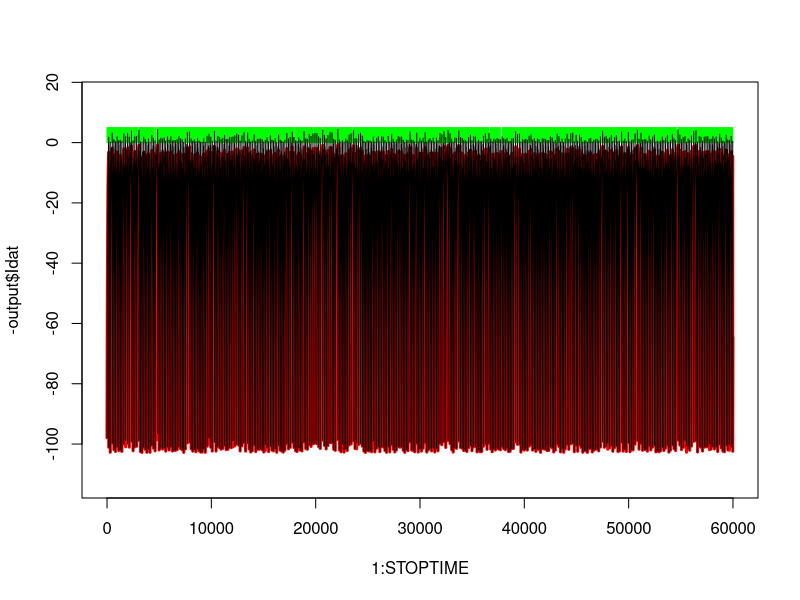
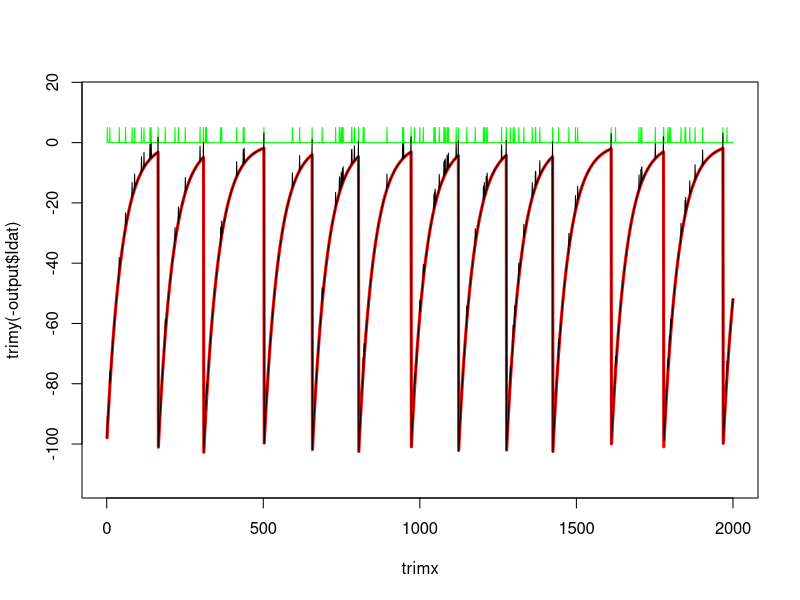
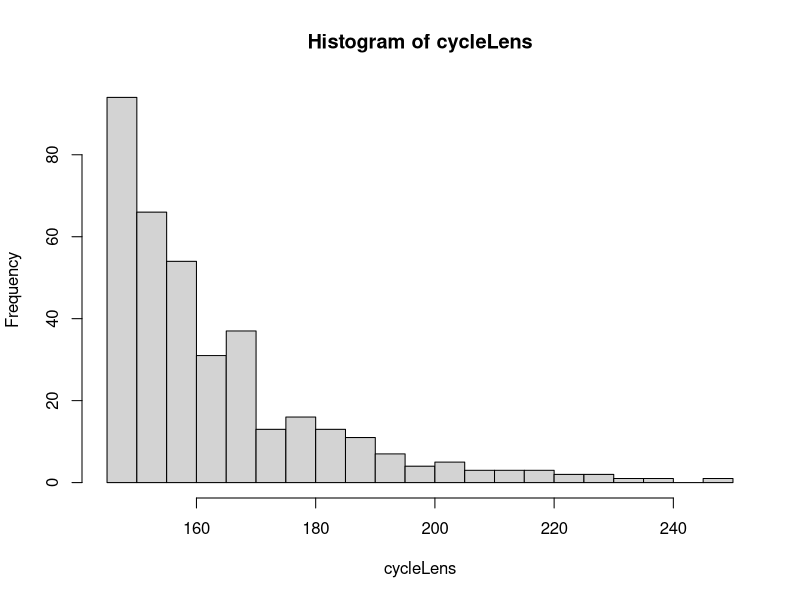
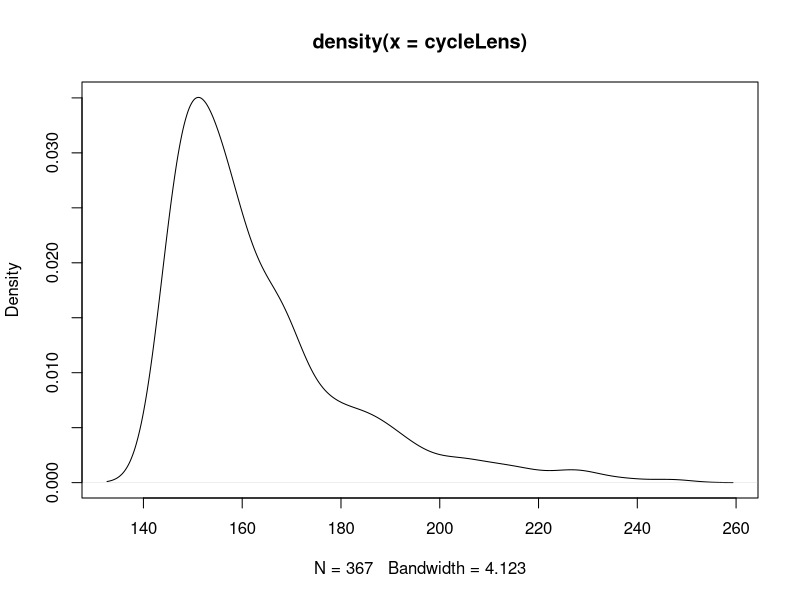
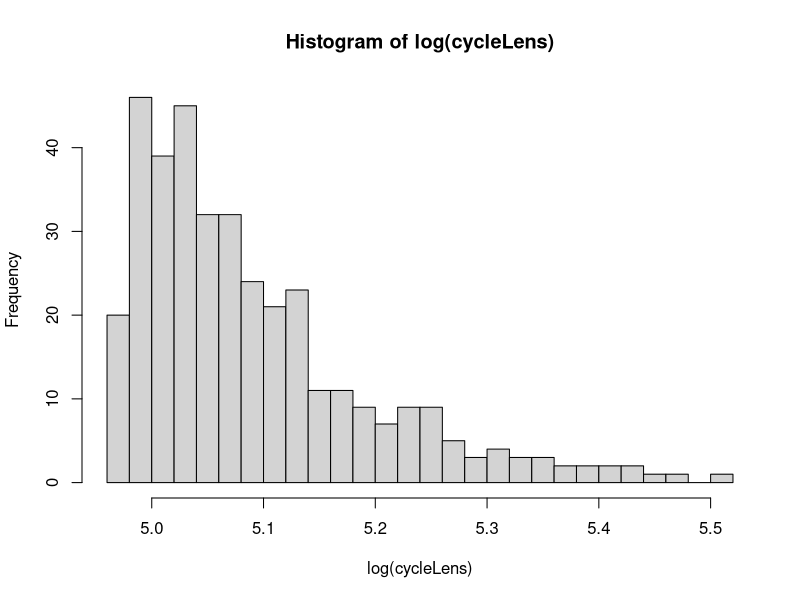
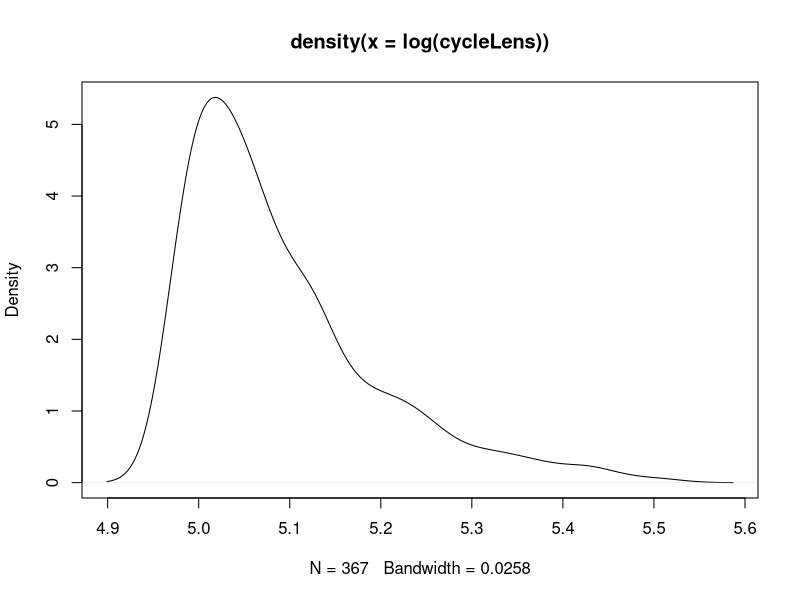
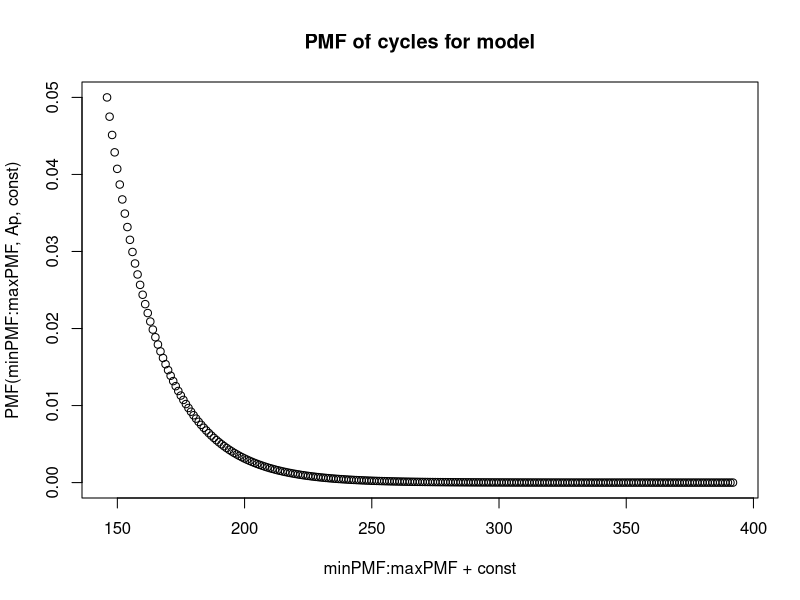
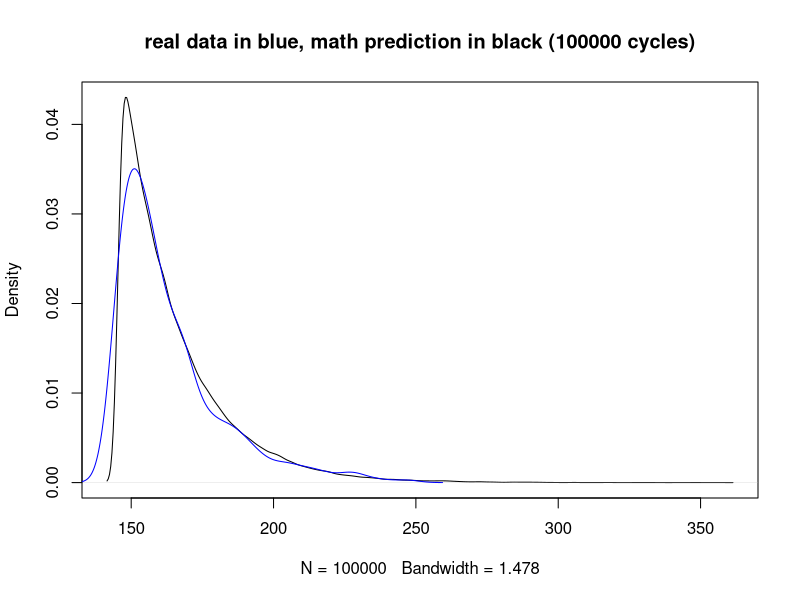

Generate these figures, in order, with R:
# Toy model of egg-laying dynamics
#
# Goal: 
#   Demonstrate that an exponentially decaying inhibitory signal +
#     stochastic short-lived activating signal can combine to yield
#     similar on-off dynamics as exhibited by the actual egg-laying
#     circuit.

# Interesting breakpoints
#   If Ad <= Ap*As, then A+I will accumulate over time
#   If Id is linear: Id/Is ~= rate of fire, !VERY SMALL! distortion from Ad
#       max distortion is ~= As/Id 
#           (e.g: +10 in a 1 per second regime = net 10-tick boost)
#           (this excludes double-fire leading to bigger boost rarely)
#   If Id is exp: ROF 100% depends on As, As~=10% converges towards linear


# dA/dt = At - 5 + (15 if rand(P(A)) else 0)
# dI/dt = decay(It, hl=33) + (100 if A-I>=0 else 0)
#
# As P(A) (probability of A being increased) goes -> 0, variance -> infinity
# As P(A) -> 1, variance -> 0
#
# If A is capped (only increase when =0), then maximum possible effect on linear model is:
#    As / (Is/Id) (step size in A / (step size in I / linear decay in I))
#    e.g: for As=10, Is=100, Id=1, max effect = 10%
#    
#



# half life is in seconds
decay <- function(conc, halflife, dt) {
    current <- conc * (1/2) ** (dt/halflife)
    return(current)
}

# removes 0's from a vector
killduds <- function(l) {
    return(unlist(lapply(l, function(x) {x[x!=0]})))
}


Is=100
As=5#10

Ihl=33

Id=1
Ad=5

Ap=.05 # odds that A 'fires'

# .01 197 vs 214 
# .01 222 vs 214
#.0011086 vs 1114

STOPTIME=60000
STOPCYCLES=300

step = function(state) {
    if ((state$A-state$I) >= 0) {
        state$I<-state$I+Is
        state$cycles[[state$t]]<-state$cycleLen
        state$cycleLen<-0
        state$cycleCount<-state$cycleCount+1
        #print("HELLO IT PINGED")
    }
    if (Ap >= runif(1)) {
        # remove the possibility of multiple-fires stacking, forces decay-intervals
        #if (state$A==0) {
            #state$A<-state$A+As+Ad # add decay-step extra to counteract immediate decay
        #}
        state$A<-min(state$A+As+Ad,As+Ad) # eliminates A-stacking completely
    }
    
    state$I<-decay(state$I, Ihl, 1)
    state$A<-max(0,state$A-Ad)
        
    state$Idat[[state$t]]<-state$I
    state$Adat[[state$t]]<-state$A
    
    state$cycleLen<-state$cycleLen+1
        
    state$t<-state$t+1
    return(state)
}

# runs the model until the stop-time is reached
# we do this instead of step calling itself to avoid dumb stackoverflow loops
resolveModelTime <- function(state) {
    lastprintT<-0
    while (state$t <= STOPTIME) {
        if (state$t-lastprintT > STOPTIME/20) {
            print(state$t)
            lastprintT<-state$t
        }
        state <- step(state)
    }
    return(state)
}

# runs the model until the stop-cycle count is reached
# we do this instead of step calling itself to avoid dumb stackoverflow loops
resolveModelCycles <- function(state) {
    lastprintCycle<-0
    while (state$cycleCount <= STOPCYCLES) {
        if (state$cycleCount-lastprintCycle > STOPCYCLES/20) {
            print(state$cycleCount)
            lastprintCycle<-state$cycleCount
        }
        state <- step(state)
    }
    return(state)
}


state=list(t=1,I=0,A=0,
            Idat=double(STOPTIME),
            Adat=double(STOPTIME),
            cycleLen=0,
            cycles=double(STOPTIME),
            cycleCount=0)

output<-resolveModelTime(state)

pdf(width=10,height=5)
plot(x=1:STOPTIME,y=-output$Idat, type="l", col="red", 
    ylim=c(-max(output$Idat)-10,max(output$Adat)+10),lwd=3)
points(x=1:STOPTIME,y=output$Adat, type="l", col="green")
points(x=1:STOPTIME,y=output$Adat-output$Idat, type="l", col="black")

trimx<-1:min(STOPTIME,2000)
trimy<-function(d) {return(d[1:min(STOPTIME,2000)])}

plot(x=trimx,y=trimy(-output$Idat), type="l", col="red", 
    ylim=c(-max(output$Idat)-10,max(output$Adat)+10),lwd=3)
points(x=trimx,y=trimy(output$Adat), type="l", col="green")
points(x=trimx,y=trimy(output$Adat-output$Idat), type="l", col="black")


# we preassign the cycles vector to all zeroes to avoid accumulation slowdown
#   in exchange, we have to toss all those zeroes out (including potentially
#   legitimate ones, r.i.p.)
cycleLens<-killduds(output$cycles)

print("ACTUAL MEAN AND VAR")
print(mean(cycleLens))
print(var(cycleLens))


hist(cycleLens,breaks=30)
plot(density(cycleLens))

hist(log(cycleLens),breaks=30)
plot(density(log(cycleLens)))

# prediction time

#mean <- (1)/Ap + ( (Ihl * log(As/Is) ) / log(1/2) )
mean <- (1)/Ap + ( (Ihl * log(As/(Is+As)) ) / log(1/2) )

varX <- (1-Ap)/(Ap**2)

print("PREDICTED MEAN AND VAR")
print(mean)
print(varX)


# predict the PMF
PMF<- function(x, p, const) {
    return(p * ((1-p)**(x-1)) )
}

const <- ( (Ihl * log(As/(Is+As)) ) / log(1/2) )

minPMF<-1
maxPMF<-max(cycleLens)

plot(minPMF:maxPMF+const, PMF(minPMF:maxPMF, Ap, const), type="p", main="PMF of cycles for model")


dat<-sample(x = c(minPMF:maxPMF)+const, 100000, replace = T, prob = PMF(minPMF:maxPMF, Ap, const)) 
datsmol<-sample(x = c(minPMF:maxPMF)+const, 2000, replace = T, prob = PMF(minPMF:maxPMF, Ap, const)) 
datsmoller<-sample(x = c(minPMF:maxPMF)+const, 200, replace = T, prob = PMF(minPMF:maxPMF, Ap, const)) 

plot(density(dat), main="real data in blue, math prediction in black (100000 cycles)")
points(density(cycleLens), type="l", col="blue")



plot(density(datsmol), main="real data in blue, math prediction in black (2000 cycles)")
points(density(cycleLens), type="l", col="blue")

plot(density(datsmoller), main="real data in blue, math prediction in black (200 cycles)")
points(density(cycleLens), type="l", col="blue")
